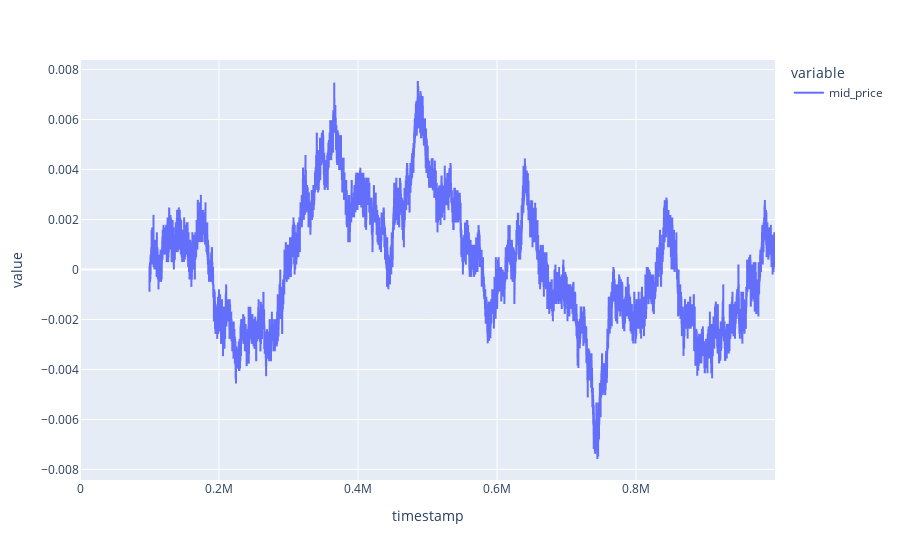

Notebook code for this chart:
### Code cell
px.line((prices["STARFRUIT"]["mid_price"]).pct_change(1000))

### Figure 1 — Plotly figure (JSON) as saved in the notebook; plotly's stock layout.template omitted (floating-point values rounded to 4 significant figures; data arrays with more than 128 entries replaced by an {"elided": "..."} marker saying what was removed)
{"data": [{"hovertemplate": "variable=mid_price<br>timestamp=%{x}<br>value=%{y}<extra></extra>", "legendgroup": "mid_price", "line": {"color": "#636efa", "dash": "solid"}, "marker": {"symbol": "circle"}, "mode": "lines", "name": "mid_price", "showlegend": true, "type": "scattergl", "x": {"elided": "10000 int values"}, "xaxis": "x", "y": {"elided": "10000 float values"}, "yaxis": "y"}], "layout": {"legend": {"title": {"text": "variable"}, "tracegroupgap": 0}, "margin": {"t": 60}, "xaxis": {"anchor": "y", "domain": [0, 1], "title": {"text": "timestamp"}}, "yaxis": {"anchor": "x", "domain": [0, 1], "title": {"text": "value"}}}}
